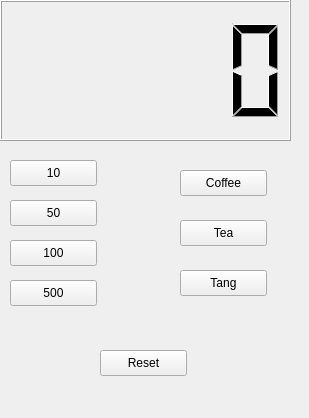
<?xml version="1.0" encoding="UTF-8"?>
<ui version="4.0">
 <class>Widget</class>
 <widget class="QWidget" name="Widget">
  <property name="geometry">
   <rect>
    <x>0</x>
    <y>0</y>
    <width>309</width>
    <height>418</height>
   </rect>
  </property>
  <property name="windowTitle">
   <string>Widget</string>
  </property>
  <widget class="QLCDNumber" name="lcdNumber">
   <property name="geometry">
    <rect>
     <x>0</x>
     <y>0</y>
     <width>291</width>
     <height>141</height>
    </rect>
   </property>
  </widget>
  <widget class="QPushButton" name="pbCoin10">
   <property name="geometry">
    <rect>
     <x>10</x>
     <y>160</y>
     <width>87</width>
     <height>26</height>
    </rect>
   </property>
   <property name="text">
    <string>10</string>
   </property>
  </widget>
  <widget class="QPushButton" name="pbCoin50">
   <property name="geometry">
    <rect>
     <x>10</x>
     <y>200</y>
     <width>87</width>
     <height>26</height>
    </rect>
   </property>
   <property name="text">
    <string>50</string>
   </property>
  </widget>
  <widget class="QPushButton" name="pbCoin100">
   <property name="geometry">
    <rect>
     <x>10</x>
     <y>240</y>
     <width>87</width>
     <height>26</height>
    </rect>
   </property>
   <property name="text">
    <string>100</string>
   </property>
  </widget>
  <widget class="QPushButton" name="pbCoin500">
   <property name="geometry">
    <rect>
     <x>10</x>
     <y>280</y>
     <width>87</width>
     <height>26</height>
    </rect>
   </property>
   <property name="text">
    <string>500</string>
   </property>
  </widget>
  <widget class="QPushButton" name="pbCoffee">
   <property name="geometry">
    <rect>
     <x>180</x>
     <y>170</y>
     <width>87</width>
     <height>26</height>
    </rect>
   </property>
   <property name="text">
    <string>Coffee</string>
   </property>
  </widget>
  <widget class="QPushButton" name="pbTea">
   <property name="geometry">
    <rect>
     <x>180</x>
     <y>220</y>
     <width>87</width>
     <height>26</height>
    </rect>
   </property>
   <property name="text">
    <string>Tea</string>
   </property>
  </widget>
  <widget class="QPushButton" name="pbTang">
   <property name="geometry">
    <rect>
     <x>180</x>
     <y>270</y>
     <width>87</width>
     <height>26</height>
    </rect>
   </property>
   <property name="text">
    <string>Tang</string>
   </property>
  </widget>
  <widget class="QPushButton" name="pbReset">
   <property name="geometry">
    <rect>
     <x>100</x>
     <y>350</y>
     <width>87</width>
     <height>26</height>
    </rect>
   </property>
   <property name="text">
    <string>Reset</string>
   </property>
  </widget>
 </widget>
 <resources/>
 <connections/>
</ui>
